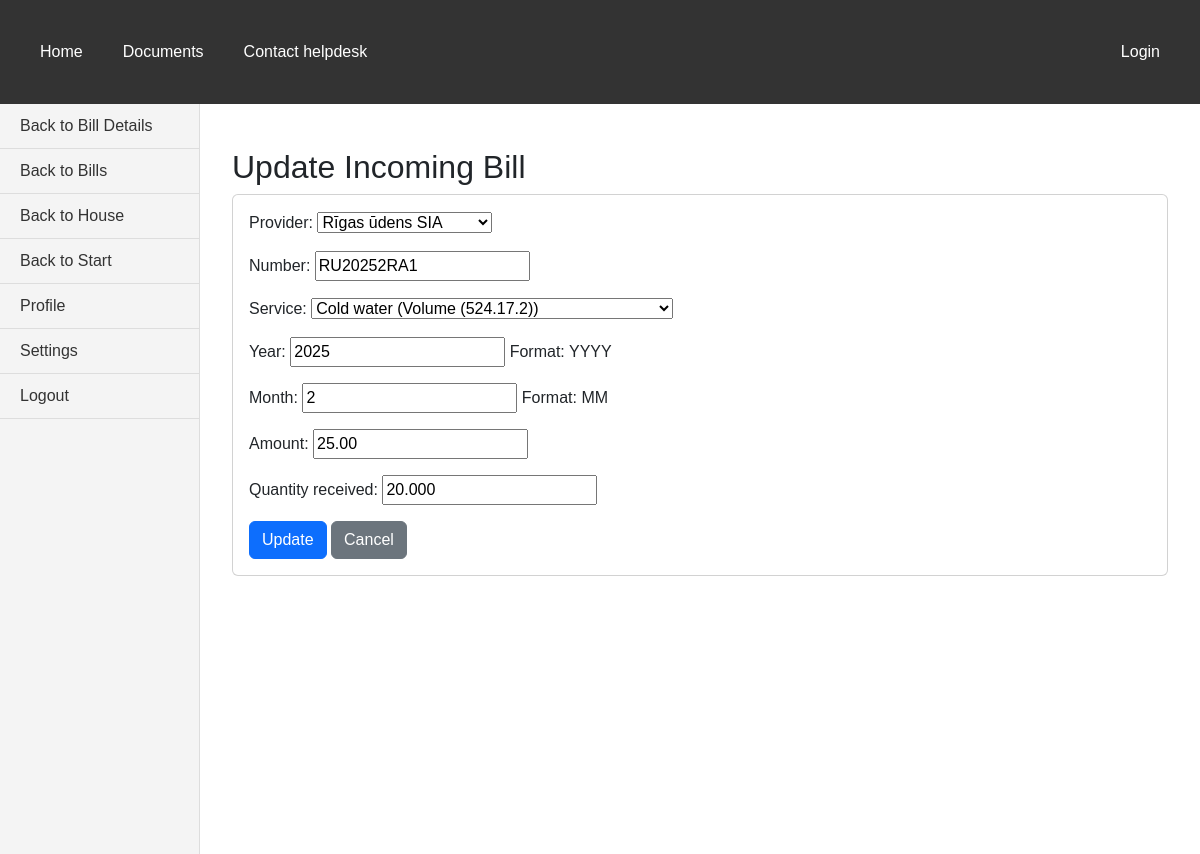
/bills/houses/11/incoming-bill/36/edit/, run on the app's committed database.
### bills/models.py (models this page shows, shortened)
class IncomingBill(models.Model):
    provider = models.ForeignKey(Provider, on_delete=models.CASCADE)
    house = models.ForeignKey(House, on_delete=models.CASCADE)
    service = models.ForeignKey(Service, on_delete=models.CASCADE)
    number = models.CharField(max_length=20, validators=[MinLengthValidator(2, 'Must be at least 2 characters')])
    year = models.PositiveIntegerField(help_text="Format: YYYY",
                                       validators=[RegexValidator(r'^(202[1-9]|20[3-9])$')])
    month = models.PositiveSmallIntegerField(help_text="Format: MM",
                                             validators=[RegexValidator(r'^(0?[1-9]|1[0-2])$')])
    quantity_received = models.DecimalField(max_digits=10, decimal_places=3)
    amount = models.DecimalField(max_digits=10, decimal_places=2)

### bills/views.py (the view, shortened to what this page needs)
# urls.py: path("houses/<int:house_id>/incoming-bill/<int:pk>/edit/", views.IncomingBillUpdateView.as_view(), name='incoming_bill_update'),
class IncomingBillUpdateView(UpdateView):
    model = IncomingBill
    form_class = IncomingBillForm2
    template_name = 'bills/incoming_bill_update.html'
    context_object_name = 'bill'
    def get_context_data(self, **kwargs):
        context = super().get_context_data(**kwargs)
        context["house"] = self.object.house
        return context

### bills/forms.py
class IncomingBillForm2(forms.ModelForm):
    class Meta:
        model = IncomingBill
        fields = ['provider', 'number', 'house', 'service', 'year', 'month', 'amount', 'quantity_received']
        widgets = {
            'year': forms.NumberInput(attrs={'placeholder': 'e.g. 2025'}),
            'month': forms.NumberInput(attrs={'placeholder': '01-12'}),
            'amount': forms.NumberInput(attrs={'step': '0.01'}),
            'house': forms.HiddenInput()
        }
    def __init__(self, *args, **kwargs):
        house = kwargs.pop('house', None)
        super().__init__(*args, **kwargs)
        if house:
            self.fields['house'].initial = house
            self.fields['service'].queryset = Service.objects.filter(house=house)
        elif self.instance and self.instance.house:
            self.fields['service'].queryset = Service.objects.filter(house=self.instance.house)
        self.fields['service'].label_from_instance = lambda obj: f"{obj.get_name_display()} ({obj.get_service_type_display()})"

### bills/models.py (called while the page is built)
    def __str__(self):
        return self.name + ' ' + self.business_form

### bills/templates/bills/incoming_bill_update.html (shortened to what this page needs)
{% extends 'base.html' %}
{% block sidebar %}
<aside class="vertical-menu">
    <a href="{% url 'incoming_bill_detail' house.id bill.pk %}">Back to Bill Details</a>
    <a href="{% url 'incoming_bills' house.id %}">Back to Bills</a>
    <a href="{% url 'house_update' house.id %}">Back to House</a>
    <a href="{% url 'index' %}">Back to Start</a>
    <a href="#">Profile</a>
    <a href="#">Settings</a>
    <a href="#">Logout</a>
</aside>
{% endblock %}
{% block content %}
<div class="container mt-4">
    <h2>Update Incoming Bill</h2>
    <div class="card">
        <div class="card-body">
            <form method="post">
                <div class="form-group">
                    {{ form.as_p }}
                </div>
                <button type="submit" class="btn btn-primary">Update</button>
                <a href="{% url 'incoming_bill_detail' house.id bill.pk %}" class="btn btn-secondary">Cancel</a>
            </form>
        </div>
    </div>
</div>
{% endblock %}

### static/css/styles.css (style rules this page uses)
body { margin: 0; font-family: Arial, sans-serif; display: flex; flex-direction: column; }
.vertical-menu { width: 200px; background-color: #f4f4f4; padding: 0; margin: 0; border-right: 1px solid #ddd; display: flex; flex-direction: column; min-height: calc(100vh - 50px); }
.vertical-menu a { padding: 10px 20px; text-decoration: none; color: #333; border-bottom: 1px solid #ddd; }

### data on the page
IncomingBill: provider "Rīgas ūdens SIA", number "RU20252RA1", service "Cold water (Volume (524.17.2))", year "2025", month "2", amount "25.00", quantity_received "20.000"
